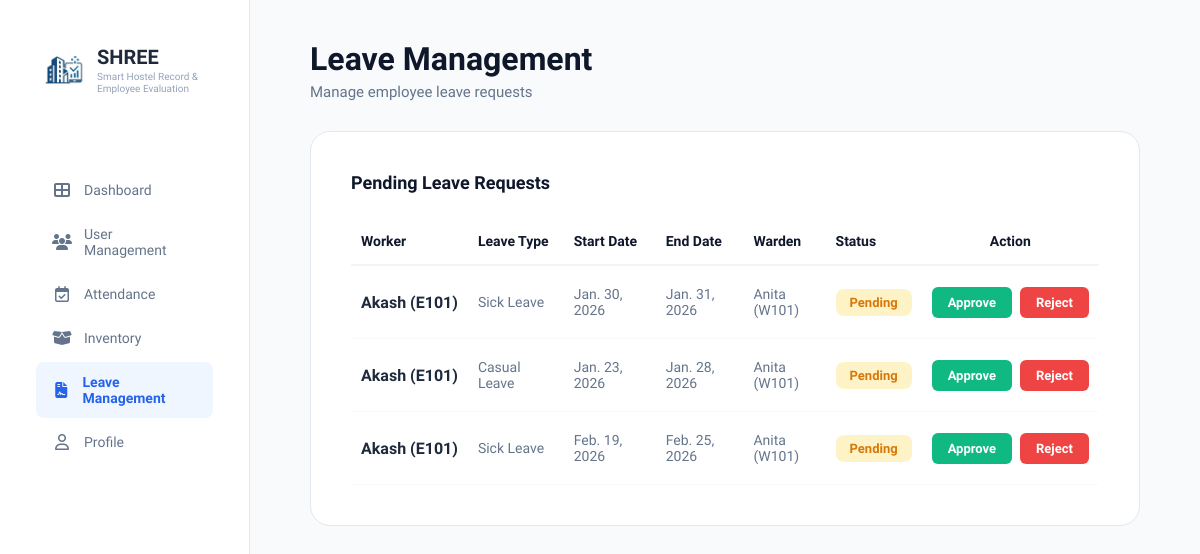
The page /Shree-admin/leave/ (signed in) on the database as committed earlier.
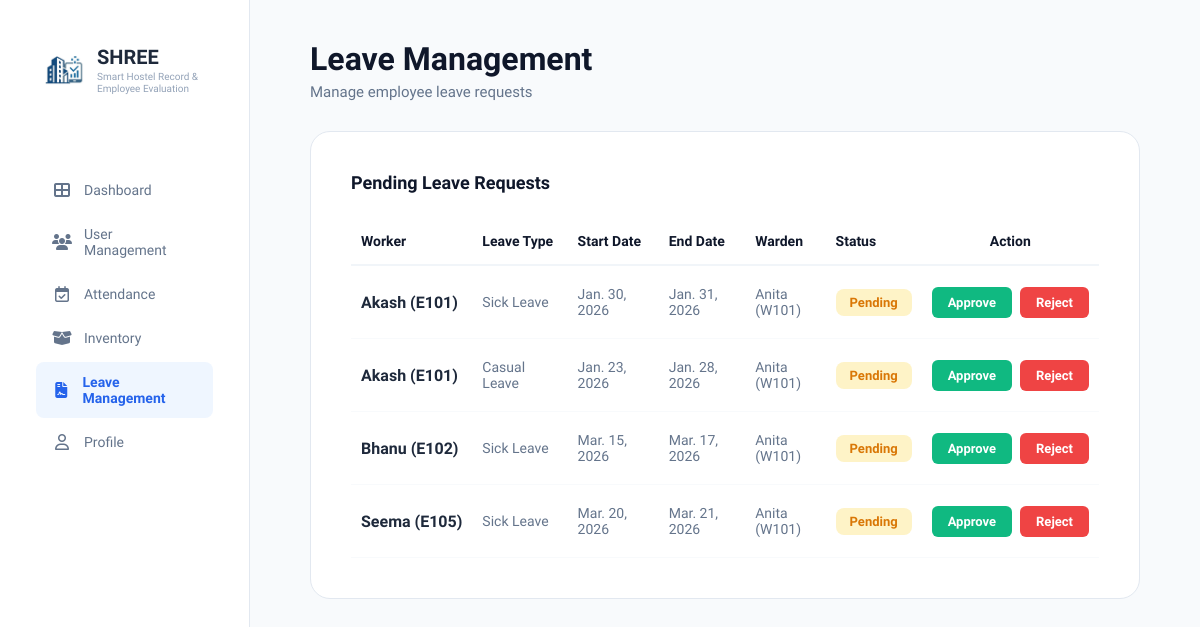
The same page on the database as committed later.
### accounts/models.py (models this page shows)
class LeaveRequest(models.Model):
    STATUS_CHOICES = [('Pending', 'Pending'), ('Approved', 'Approved'), ('Rejected', 'Rejected')]
    worker = models.ForeignKey(Worker, on_delete=models.CASCADE, null=True, blank=True)
    warden = models.ForeignKey(Warden, on_delete=models.CASCADE)
    is_warden_request = models.BooleanField(default=False)
    leave_type = models.CharField(max_length=50)
    start_date = models.DateField()
    end_date = models.DateField()
    status = models.CharField(max_length=20, choices=STATUS_CHOICES, default='Pending')
    reason = models.TextField(null=True, blank=True)
    created_at = models.DateTimeField(auto_now_add=True)

class Worker(models.Model):
    ...
    phone_number = models.CharField(
        max_length=10,
        validators=[phone_validator],
        blank=True,
        null=True
    )

class Warden(models.Model):
    ...
    phone_number = models.CharField(
        max_length=10,
        validators=[phone_validator],
        blank=True,
        null=True
    )

### Shree1/views.py (the view, shortened to what this page needs)
# urls.py: path('Shree-admin/leave/', views.admin_leave_Management, name='admin_leave_Management'),
@login_required
def admin_leave_Management(request):
    pending = LeaveRequest.objects.filter(status='Pending')
    return render(request, 'Shree1/admin_leave_Management.html', {'pending': pending})

### templates/Shree1/admin_leave_Management.html (shortened to what the changed rows need)
{% load static %}
<!doctype html>
<html lang="en">
  <head>
    <link
      rel="stylesheet"
      href="https://cdnjs.cloudflare.com/ajax/libs/font-awesome/6.4.0/css/all.min.css"
    />
    <link
      rel="stylesheet"
      href="{% static 'Shree1/css/dashboardAdmin.css' %}"
    />
    <link
      rel="stylesheet"
      href="{% static 'Shree1/css/admin_leave_Management.css' %}"
    />
  </head>
  <body>
    <div class="container">
      <aside class="sidebar">
        <div class="logo-section">
          <div class="logo-text">
            <h2 class="logo-name">SHREE</h2>
          </div>
        </div>
      </aside>
      <main class="main-content">
        <header class="top-header">
          <div class="header-titles">
            <h1>Leave Management</h1>
          </div>
        </header>
        <div class="leave-card">
          <div class="table-responsive">
            <table class="leave-table">
              <thead>
                <tr>
                  <th>Worker</th>
                  <th>Leave Type</th>
                  <th>Start Date</th>
                  <th>End Date</th>
                  <th>Warden</th>
                  <th>Status</th>
                  <th class="center-align">Action</th>
                </tr>
              </thead>
              <tbody>
                {% for req in pending %}
                <tr>
                  <td class="primary-cell">
                    {{ req.worker.name }} ({{ req.worker.worker_id }})
                  </td>
                  <td class="muted-cell">{{ req.leave_type }}</td>
                  <td class="muted-cell">
                    {{ req.start_date|date:"M. d, Y" }}
                  </td>
                  <td class="muted-cell">{{ req.end_date|date:"M. d, Y" }}</td>
                  <td class="muted-cell">
                    {{ req.warden.name }} ({{ req.warden.warden_id }})
                  </td>
                  <td><span class="status pending">{{ req.status }}</span></td>
                  <td class="action-cell">
                    <form
                      method="POST"
                      action="{% url 'admin_leave_Management' %}"
                      class="action-form"
                    >
                      <button
                        type="submit"
                        name="action"
                        value="Approved"
                        class="btn btn-approve"
                      >
                        Approve
                      </button>
                      <button
                        type="submit"
                        name="action"
                        value="Rejected"
                        class="btn btn-reject"
                      >
                        Reject
                      </button>
                    </form>
                  </td>
                </tr>
                {% empty %}
                <tr>
                  <td colspan="7" class="empty-state">
                    No pending leave requests found.
                  </td>
                </tr>
                {% endfor %}
              </tbody>
            </table>
          </div>
        </div>
      </main>
    </div>
  </body>
</html>

Rows that differ between the two databases and show on the page:
no longer on this page (row edited): LeaveRequest: worker.name "Akash", worker.worker_id "E101", leave_type "Sick Leave", start_date "Feb. 19, 2026", end_date "Feb. 25, 2026", warden.name "Anita", warden.warden_id "W101", status "Pending"
added LeaveRequest: worker.name "Bhanu", worker.worker_id "E102", leave_type "Sick Leave", start_date "Mar. 15, 2026", end_date "Mar. 17, 2026", warden.name "Anita", warden.warden_id "W101", status "Pending"
added LeaveRequest: worker.name "Seema", worker.worker_id "E105", leave_type "Sick Leave", start_date "Mar. 20, 2026", end_date "Mar. 21, 2026", warden.name "Anita", warden.warden_id "W101", status "Pending"
